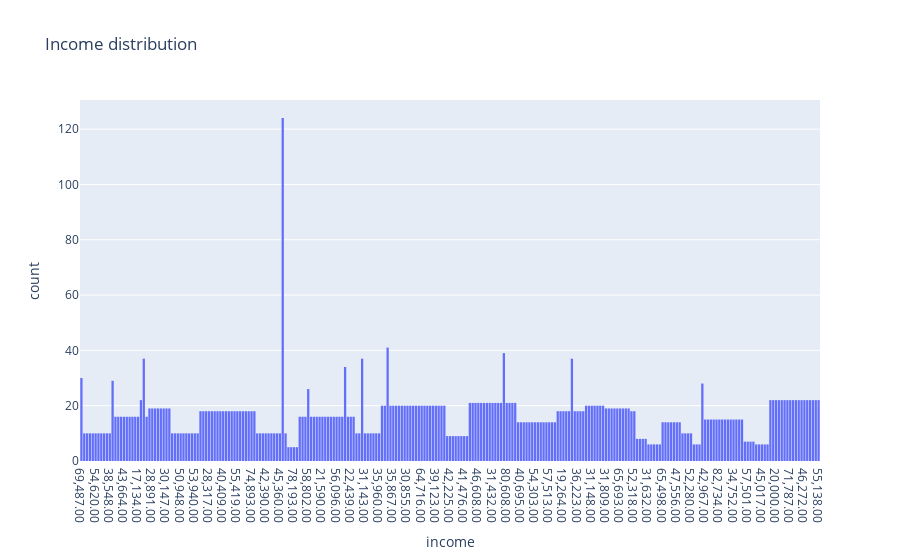

Source (notebook cell):
### Code cell
fig = px.histogram(df, x='income', nbins=10, title='Income distribution')
fig.show()

### Figure 1 — Plotly figure (JSON) as saved in the notebook; plotly's stock layout.template omitted (floating-point values rounded to 4 significant figures; data arrays with more than 128 entries replaced by an {"elided": "..."} marker saying what was removed)
{"data": [{"alignmentgroup": "True", "bingroup": "x", "hovertemplate": "income=%{x}<br>count=%{y}<extra></extra>", "legendgroup": "", "marker": {"color": "#636efa", "pattern": {"shape": ""}}, "name": "", "nbinsx": 10, "offsetgroup": "", "orientation": "v", "showlegend": false, "type": "histogram", "x": {"elided": "8378 str values"}, "xaxis": "x", "yaxis": "y"}], "layout": {"barmode": "relative", "legend": {"tracegroupgap": 0}, "title": {"text": "Income distribution"}, "xaxis": {"anchor": "y", "domain": [0, 1], "title": {"text": "income"}}, "yaxis": {"anchor": "x", "domain": [0, 1], "title": {"text": "count"}}}}
